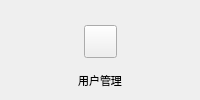
               <widget class="QWidget" name="widget_16" native="true">
                <layout class="QVBoxLayout" name="verticalLayout_11">
                 <property name="spacing">
                  <number>0</number>
                 </property>
                 <property name="leftMargin">
                  <number>0</number>
                 </property>
                 <property name="topMargin">
                  <number>0</number>
                 </property>
                 <property name="rightMargin">
                  <number>0</number>
                 </property>
                 <property name="bottomMargin">
                  <number>0</number>
                 </property>
                 <item>
                  <spacer name="verticalSpacer_11">
                   <property name="orientation">
                    <enum>Qt::Vertical</enum>
                   </property>
                   <property name="sizeHint" stdset="0">
                    <size>
                     <width>20</width>
                     <height>8</height>
                    </size>
                   </property>
                  </spacer>
                 </item>
                 <item>
                  <widget class="QWidget" name="widget_17" native="true">
                   <layout class="QVBoxLayout" name="verticalLayout_12">
                    <property name="spacing">
                     <number>0</number>
                    </property>
                    <property name="leftMargin">
                     <number>0</number>
                    </property>
                    <property name="topMargin">
                     <number>0</number>
                    </property>
                    <property name="rightMargin">
                     <number>0</number>
                    </property>
                    <property name="bottomMargin">
                     <number>0</number>
                    </property>
                    <item>
                     <widget class="QWidget" name="widget_18" native="true">
                      <property name="minimumSize">
                       <size>
                        <width>0</width>
                        <height>60</height>
                       </size>
                      </property>
                      <layout class="QHBoxLayout" name="horizontalLayout_6">
                       <property name="spacing">
                        <number>0</number>
                       </property>
                       <property name="leftMargin">
                        <number>0</number>
                       </property>
                       <property name="topMargin">
                        <number>0</number>
                       </property>
                       <property name="rightMargin">
                        <number>0</number>
                       </property>
                       <property name="bottomMargin">
                        <number>0</number>
                       </property>
                       <item>
                        <spacer name="horizontalSpacer_11">
                         <property name="orientation">
                          <enum>Qt::Horizontal</enum>
                         </property>
                         <property name="sizeHint" stdset="0">
                          <size>
                           <width>30</width>
                           <height>20</height>
                          </size>
                         </property>
                        </spacer>
                       </item>
                       <item>
                        <widget class="QPushButton" name="btn_10">
                         <property name="sizePolicy">
                          <sizepolicy hsizetype="Minimum" vsizetype="Minimum">
                           <horstretch>0</horstretch>
                           <verstretch>0</verstretch>
                          </sizepolicy>
                         </property>
                         <property name="minimumSize">
                          <size>
                           <width>33</width>
                           <height>33</height>
                          </size>
                         </property>
                         <property name="maximumSize">
                          <size>
                           <width>33</width>
                           <height>33</height>
                          </size>
                         </property>
                         <property name="focusPolicy">
                          <enum>Qt::TabFocus</enum>
                         </property>
                         <property name="styleSheet">
                          <string notr="true"/>
                         </property>
                         <property name="text">
                          <string/>
                         </property>
                        </widget>
                       </item>
                       <item>
                        <spacer name="horizontalSpacer_12">
                         <property name="orientation">
                          <enum>Qt::Horizontal</enum>
                         </property>
                         <property name="sizeHint" stdset="0">
                          <size>
                           <width>30</width>
                           <height>20</height>
                          </size>
                         </property>
                        </spacer>
                       </item>
                      </layout>
                     </widget>
                    </item>
                    <item>
                     <widget class="DisMenuLabel" name="label_6">
                      <property name="maximumSize">
                       <size>
                        <width>16777215</width>
                        <height>30</height>
                       </size>
                      </property>
                      <property name="font">
                       <font>
                        <family>微软雅黑</family>
                        <pointsize>8</pointsize>
                       </font>
                      </property>
                      <property name="text">
                       <string>用户管理</string>
                      </property>
                      <property name="alignment">
                       <set>Qt::AlignCenter</set>
                      </property>
                     </widget>
                    </item>
                   </layout>
                  </widget>
                 </item>
                 <item>
                  <spacer name="verticalSpacer_12">
                   <property name="orientation">
                    <enum>Qt::Vertical</enum>
                   </property>
                   <property name="sizeHint" stdset="0">
                    <size>
                     <width>20</width>
                     <height>8</height>
                    </size>
                   </property>
                  </spacer>
                 </item>
                </layout>
               </widget>
